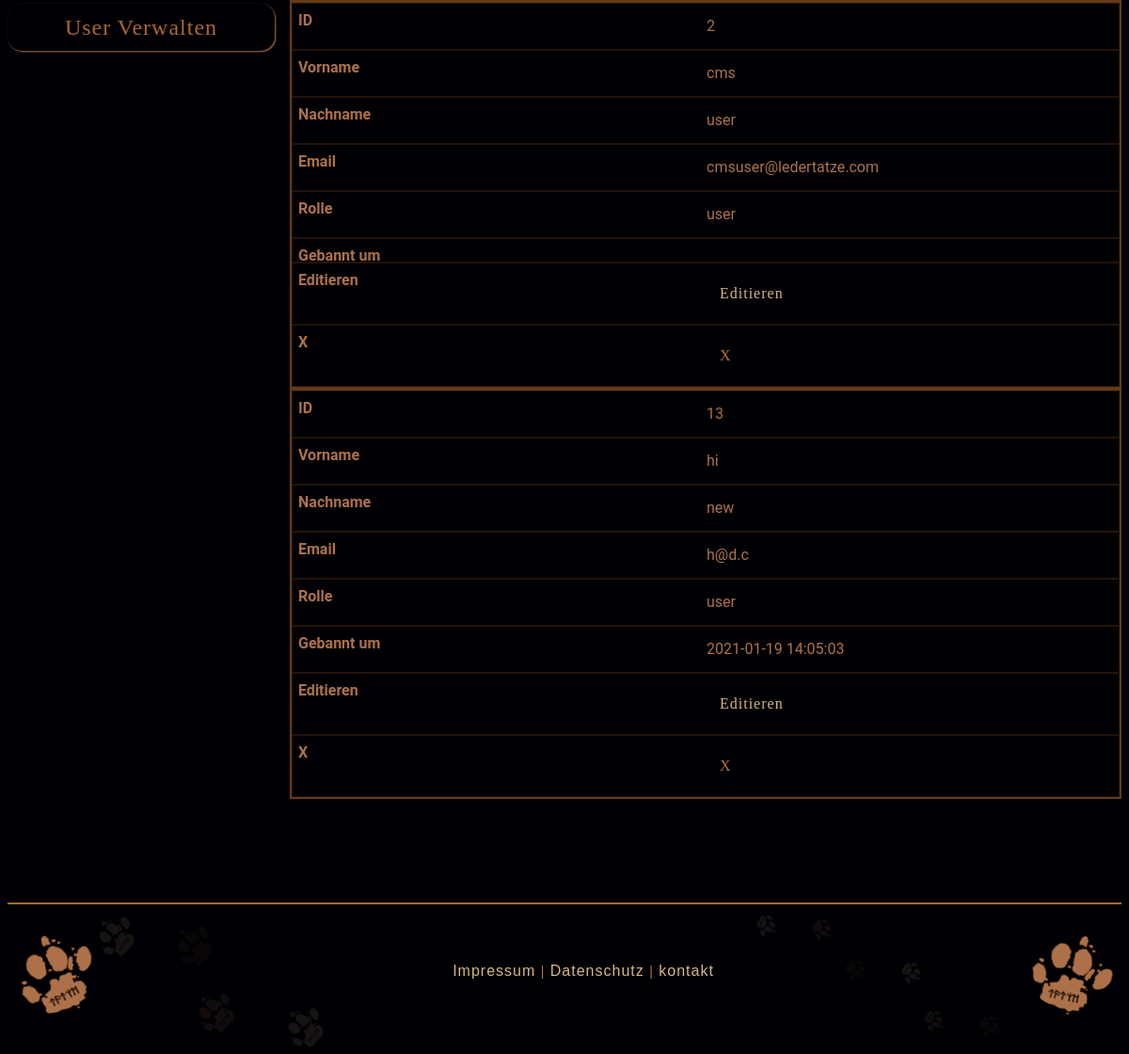
Before: /index.php?p=admin&module=users&action=list (signed in, lower part) with the older database file.
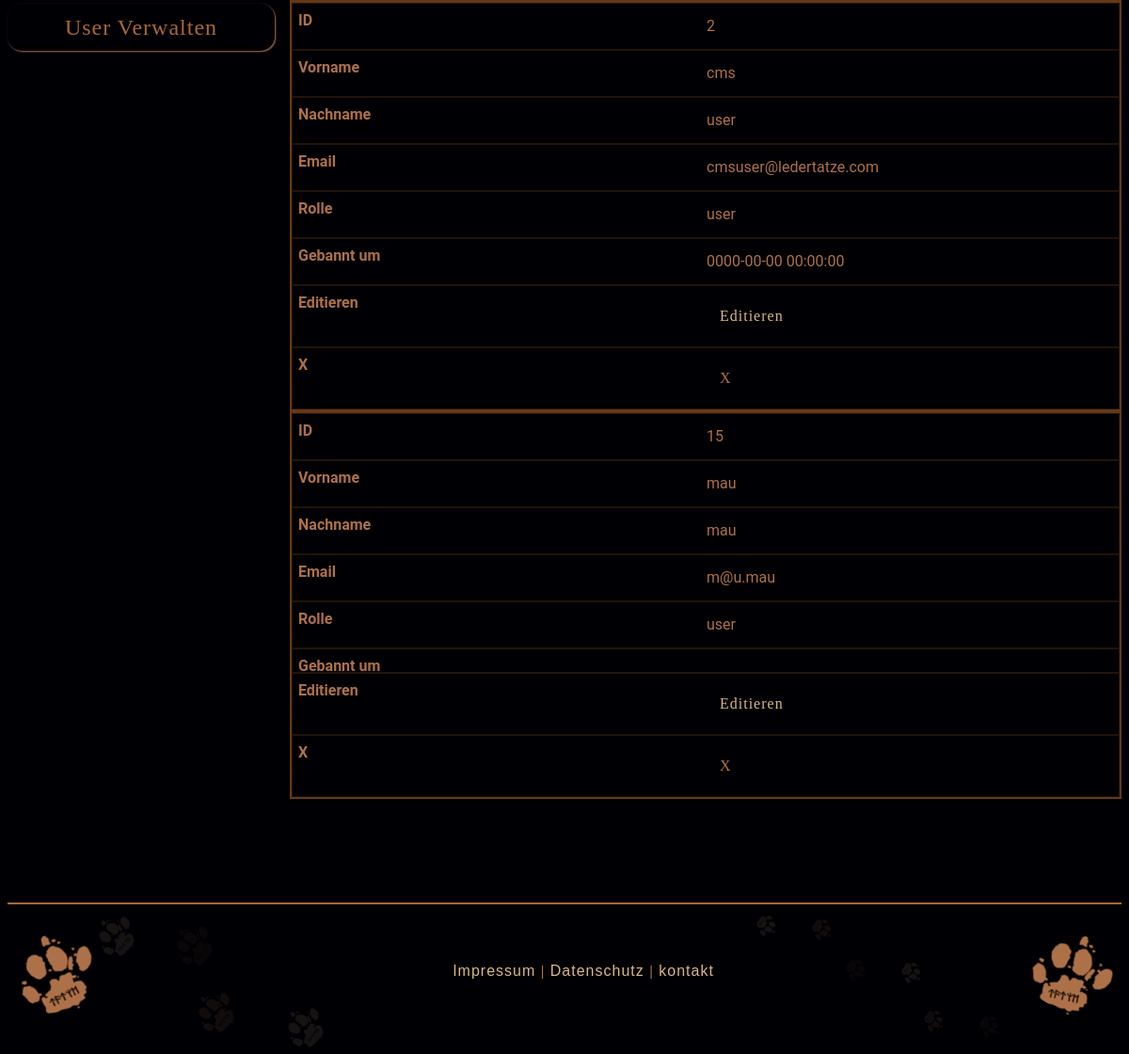
After: the same page with the newer database file.
### tables this page shows
CREATE TABLE `users` (
  `id` int(11) NOT NULL,
  `email` varchar(250) NOT NULL,
  `first_name` varchar(250) NOT NULL,
  `last_name` varchar(250) NOT NULL,
  `password` varchar(250) NOT NULL,
  `role` varchar(20) NOT NULL DEFAULT 'user',
  `login_try` int(3) NOT NULL DEFAULT 0,
  `banned_at` datetime DEFAULT NULL
);

### web/index.php (called while the page is built, shortened)
<?php
if(isset($_GET['p']) && $_GET['p'] != ''){
    if($_GET['p'] == 'login'){
        include('controllers/login.php');
        $pageTitle = 'Login bereich';
    }else if($_GET['p'] == 'home'){
        $page = 'templates/home.php';
        $pageTitle = 'Lederbearbeitung';
    }else if($_GET['p'] == 'news'){
        $page = 'templates/news.php';
        $pageTitle = 'Neues';
    }else if($_GET['p'] == 'work'){
        $page = 'templates/work.php';
        $pageTitle = 'Lederbearbeitung';
    }else if($_GET['p'] == 'tools'){
        $page = 'templates/tools.php';
        $pageTitle = 'Werkzeug zur Lederbearbeitung';
    }else if($_GET['p'] == 'gallery'){
        $page = 'templates/gallery.php';
        $pageTitle = 'Gallerie';
    }else if($_GET['p'] == 'contact'){
        include('controllers/contact.php');
        $pageTitle = 'Kontakt';
    }else if($_GET['p'] == 'imprint'){
        $page ='templates/imprint.php';
        $pageTitle = 'Impressum';
    }else if($_GET['p'] == 'data_protection'){
        $page ='templates/data_protection.php';
        $pageTitle = 'Datenschutzerklärung';
    }else if($_GET['p'] == 'admin'){
        $page ='templates/admin/admin.php';
    }
}else{
    $page = 'templates/home.php';
}
require 'templates/layout.php';

### web/models/users.php (called while the page is built, shortened)
<?php
function getAllUsers()
{
    global $db_connection;
    $res = mysqli_query($db_connection, "SELECT * FROM users");
    $items = [];
    while ($row = mysqli_fetch_assoc($res)) {
        $items[] = $row;
    }
    return $items;
}

### web/controllers/admin/users.php (called while the page is built, shortened)
<?php
$available_actions = [
    'list',
    'new',
    'create',
    'edit',
    'update',
    'delete'
];
if (isset($_REQUEST['action']) && in_array($_REQUEST['action'], $available_actions)) {
    $action = $_REQUEST['action'];
} else {
}
if (isset($action)){
    switch ($action) {
        case 'list':
            $pageElement = listItems();
            break;
    }
}
function listItems()
{
    include('models/users.php');
    $items = getAllUsers();
    return [
        'page' => 'templates/admin/lists/users.php',
        'items' => $items,
        'edit_link' => 'index.php?p=admin&module=users&action=edit&id=',
        'delete_link' => 'index.php?p=admin&module=users&action=delete&id=',
    ];
}

### web/templates/admin/lists/users.php (the view, shortened to what this page needs)
<div class="row">
    <div class="col table-responsive" id="no-more-tables">
        <table class="table table-bordered table-striped table-condensed">
            <tbody>
                <?php foreach($pageElement['items'] as $item){ ?>
                    <tr>
                        <td data-title="ID"><?php print $item['id']; ?></td>
                        <td data-title="Vorname"><?php print $item['first_name']; ?></td>
                        <td data-title="Nachname"><?php print $item['last_name']; ?></td>
                        <td data-title="Email"><?php print $item['email']; ?></td>
                        <td data-title="Rolle"><?php print $item['role']; ?></td>
                        <td data-title="Gebannt um"><?php print $item['banned_at']; ?></td>
                        <td data-title="Editieren"><button class="btn"><a href="<?php print $pageElement['edit_link'] . $item['id']; ?>">Editieren</a></button></td>
                        <td data-title="X"><button class="btn"<?php if ($item['id']== 1){print 'disabled';  ?>>
                                <?php print '!'; } else{?>
                                <a href="<?php print $pageElement['delete_link'] . $item['id']; ?>">X</a>
                                    <?php }?>
                            </button></td>
                    </tr>
                <?php } ?>
            </tbody>
        </table>
    </div>
</div>

### web/templates/layout.php (shortened to what this page needs)
<!DOCTYPE html>
<html lang="en">
<head>
    <link rel="stylesheet" href="css/style.css">
</head>
<body>
<?php
if(isset($page)){
    include($page);
}else{
    if (isset($content)){
        print $content;
    }else{
        include('default.php');
    }
}
?>
<?php include('footer.php') ?>
</body>
</html>

### web/templates/admin/admin.php (shortened to what this page needs)
<?php
if (isset($_REQUEST['module'])) {
    $module = $_REQUEST['module'];
} else {
}
?>
<div class="container">
    <div class="row">
        <div class="col-12 col-md-3">
            <?php if(isset($_SESSION['role']) == 1){ ?>
                <div class="row">
                    <div class="col">
                        <button class="btn btn_1 btn_admin <?php if($module=='users'){print 'active';} ?>">
                            <a href="index.php?p=admin&module=users&action=list">User Verwalten</a>
                        </button>
                    </div>
                </div>
            <?php } ?>
        </div>
        <div class="col-12 col-md-9">
            <?php
            include 'controllers/admin.php';
            ?>
        </div>
    </div>
</div>

### web/controllers/admin.php
<?php
$admin_path = 'controllers/admin/';
$modules = [
    'news' => $admin_path . 'news.php',
    'works' => $admin_path . 'works.php',
    'tools' => $admin_path . 'tools.php',
    'users' => $admin_path . 'users.php',
    'images' => $admin_path . 'images.php'
];
$default_module = 'tools';
if( isset($_REQUEST['module']) && array_key_exists($_REQUEST['module'], $modules)){
    $active_module = $modules[$_REQUEST['module']];
}else{
    $active_module = $modules[$default_module];
}
include($active_module);
if (isset($pageElement) && $pageElement != null){
    include ($pageElement['page']);
}else{
}

### web/templates/footer.php (shortened to what this page needs)
<div class="container">
    <div class="row justify-content-center">
        <div class="col-12">
            <footer>
                <ul class="font_wind">
                    <li class="">
                        <a class="<?php if($p=='imprint'){print 'text-primary';} ?>" href="index.php?p=imprint" aria-label="zum Impressum">Impressum</a>
                    </li>
                    <li><span class="small">|</span></li>
                    <li>
                        <a class="<?php if($p=='data_protection'){print 'text-primary';} ?>" href="index.php?p=data_protection" aria-label="Datenschutz bestimmungen">Datenschutz</a>
                    </li>
                    <li><span class="small">|</span></li>
                    <li>
                        <a class="<?php if($p=='contact'){print 'text-primary';} ?>" href="index.php?p=contact" aria-label="zu kontakt">kontakt</a>
                    </li>
                </ul>
                <div class="step1"></div>
                <div class="step2"></div>
                <div class="step3"></div>
                <div class="step4"></div>
                <div class="step5"></div>
                <div class="step6"></div>
                <div class="step7"></div>
                <div class="step8"></div>
                <div class="step9"></div>
                <div class="step10"></div>
                <div class="step11"></div>
                <div class="step12"></div>
            </footer>
        </div>
    </div>
</div>

Changed rows visible on the page:
removed users: id "13", first_name "hi", last_name "new", email "h@d.c", role "user", banned_at "2021-01-19 14:05:03"
changed users "cms": banned_at (not shown) → "0000-00-00 00:00:00"
added users: id "15", first_name "mau", last_name "mau", email "m@u.mau", role "user"
